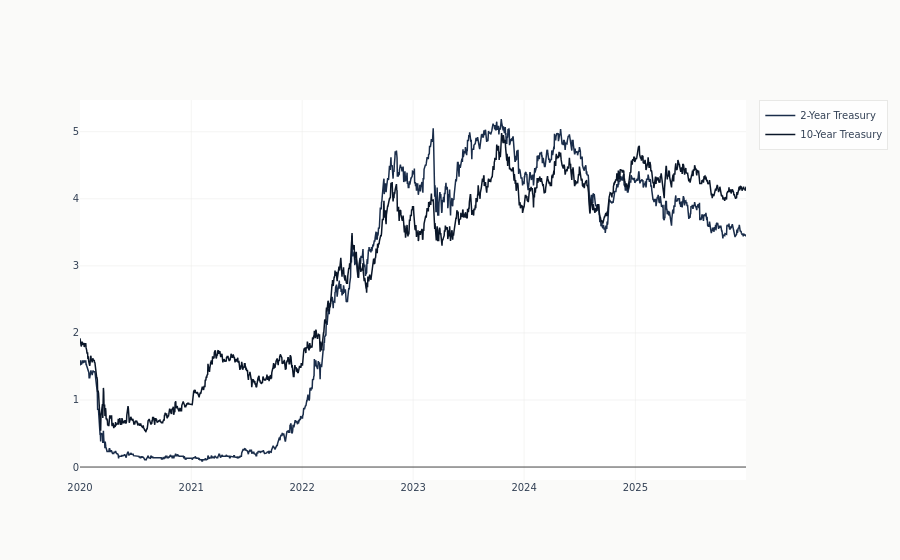

Source (notebook cell):
### Code cell
fig = go.Figure()

fig.add_trace(
    go.Scatter(
        x=yields_pd[date_col],
        y=yields_pd["dgs2"],
        mode="lines",
        name="2-Year Treasury",
        line=dict(color=COLORS["slate"], width=1.5),
    )
)

fig.add_trace(
    go.Scatter(
        x=yields_pd[date_col],
        y=yields_pd["dgs10"],
        mode="lines",
        name="10-Year Treasury",
        line=dict(color=COLORS["blue"], width=1.5),
    )
)

### Figure 1 — Plotly figure (JSON) as saved in the notebook; plotly's stock layout.template omitted (floating-point values rounded to 4 significant figures; data arrays with more than 128 entries replaced by an {"elided": "..."} marker saying what was removed)
{"data": [{"line": {"color": "#1a2d4a", "width": 1.5}, "mode": "lines", "name": "2-Year Treasury", "type": "scatter", "x": {"elided": "2192 str values"}, "y": {"elided": "2192 float values"}}, {"line": {"color": "#0a1628", "width": 1.5}, "mode": "lines", "name": "10-Year Treasury", "type": "scatter", "x": {"elided": "2192 str values"}, "y": {"elided": "2192 float values"}}], "layout": {}}
